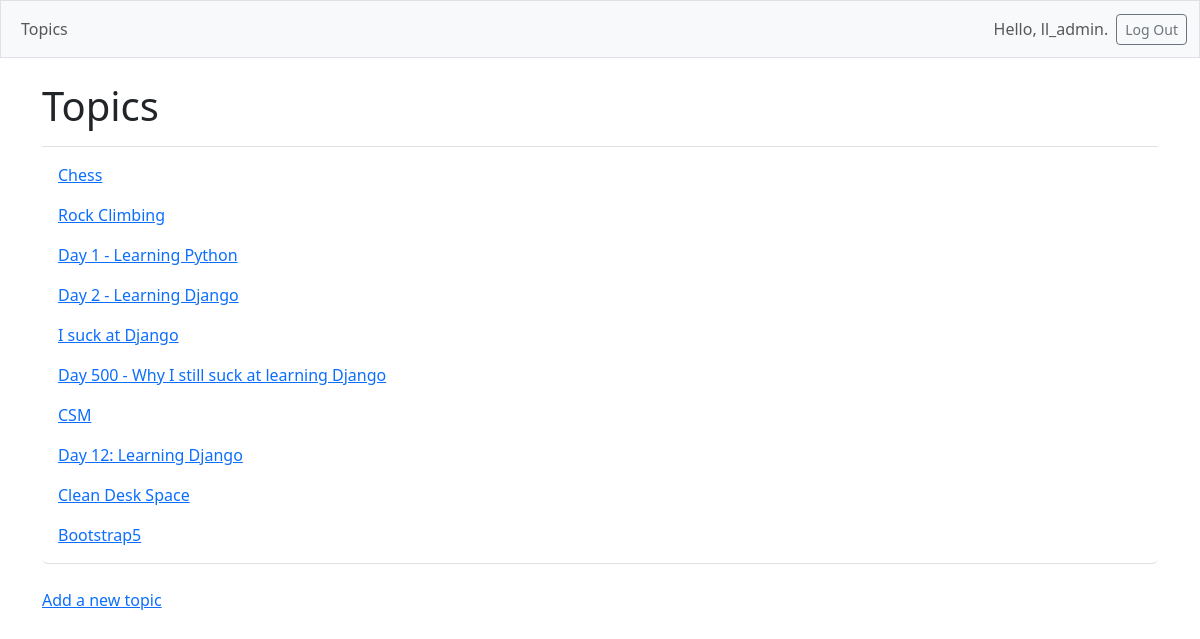
The app's page /topics/ (signed in) with its own data.
### learning_logs/models.py (models this page shows, shortened)
class Topic(models.Model):
    text = models.CharField(max_length=200)
    date_added = models.DateTimeField(auto_now_add=True)
    owner = models.ForeignKey(User, on_delete=models.CASCADE)

### learning_logs/views.py (the view)
# urls.py: path('topics/', views.topics, name='topics'),
@login_required
def topics(request):
    topics = Topic.objects.filter(owner=request.user).order_by('date_added')
    context = {'topics': topics}
    return render(request, 'learning_logs/topics.html', context)

### learning_logs/templates/learning_logs/topics.html
{% extends 'learning_logs/base.html' %}
{% block page_header %}
  <h1>Topics</h1>
{% endblock page_header %}
{% block content %}
  <ul class="list-group border-bottom pb-2 mb-4">
    {% for topic in topics %}
      <li class="list-group-item border-0">
        <a href="{% url 'learning_logs:topic' topic.id %}">
          {{ topic.text }}</a>
      </li>
    {% empty %}
      <li class="list-group-item border-0">No topics have been added yet.</li>
    {% endfor %}
  </ul>
  <a href="{% url 'learning_logs:new_topic' %}">Add a new topic</a>
{% endblock content %}

### learning_logs/templates/learning_logs/base.html (shortened to what this page needs)
<!doctype html>
<html lang="en">
<head>
  {% load django_bootstrap5 %}
  {% bootstrap_css %}
</head>
<body>
  <nav class="navbar navbar-expand-md navbar-light bg-light mb-4 border">
    <div class="container-fluid">
    <div class="collapse navbar-collapse" id="navbarCollapse">
      <ul class="navbar-nav me-auto mb-2 mb-md-0">
        <li class="nav-item">
          <a class="nav-link" href="{% url 'learning_logs:topics' %}">Topics</a></li>
      </ul>
      <ul class="navbar-nav ms-auto mb-2 mb-md-0">
        {% if user.is_authenticated %}
        <li class="nav-item">
          <span class="navbar-text me-2">Hello, {{ user.username }}.
          </span></li>
        {% else %}
          <li class="nav-item">
            <a class="nav-link" href="{% url 'accounts:register' %}">Register</a></li>
          <li class="nav-item">
            <a class="nav-link" href="{% url 'accounts:login' %}">Log in</a></li>
        {% endif %}
      </ul>
      {% if user.is_authenticated %}
        <form action="{% url 'accounts:logout' %}" method='post'>
          <button name="submit" class='btn btn-outline-secondary btn-sm'>Log Out</button>
        </form>
      {% endif %}
    </div>
    </div>
  </nav>
  <main class="container">
    <div class="pb-2 mb-2 border-bottom">
      {% block page_header %}{% endblock page_header%}
    </div>
    <div>
      {% block content %}{% endblock content %}
    </div>
  </main>
</body>
</html>

### records on screen
Topic: text "Chess"
Topic: text "Rock Climbing"
Topic: text "Day 1 - Learning Python"
Topic: text "Day 2 - Learning Django"
Topic: text "I suck at Django"
Topic: text "Day 500 - Why I still suck at learning Django"
Topic: text "CSM"
Topic: text "Day 12: Learning Django"
Topic: text "Clean Desk Space"
Topic: text "Bootstrap5"

### other values on screen
{{ user.username }} "ll_admin"
